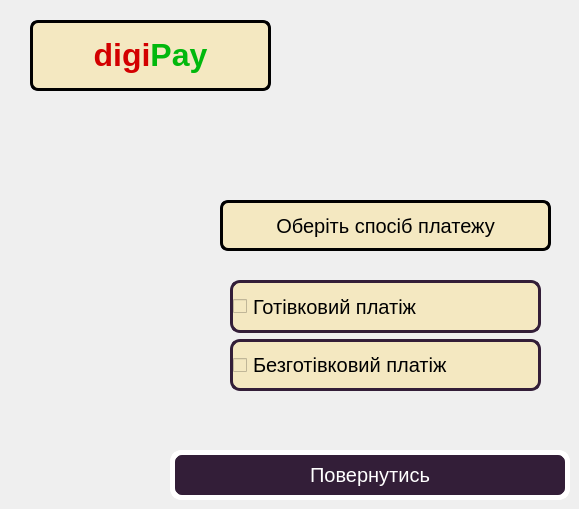
   <widget class="QWidget" name="page">
    <widget class="QLabel" name="digipay_label_4">
     <property name="geometry">
      <rect>
       <x>30</x>
       <y>20</y>
       <width>241</width>
       <height>71</height>
      </rect>
     </property>
     <property name="styleSheet">
      <string notr="true">background-color: #F4E8C1;
border-style: solid;
border-width: 3px;
border-radius: 8px</string>
     </property>
     <property name="text">
      <string>&lt;!DOCTYPE HTML PUBLIC &quot;-//W3C//DTD HTML 4.0//EN&quot; &quot;http://www.w3.org/TR/REC-html40/strict.dtd&quot;&gt;
&lt;html&gt;&lt;head&gt;&lt;meta name=&quot;qrichtext&quot; content=&quot;1&quot; /&gt;&lt;style type=&quot;text/css&quot;&gt;
p, li { white-space: pre-wrap; }
&lt;/style&gt;&lt;/head&gt;&lt;body style=&quot; font-family:'MS Shell Dlg 2'; font-size:8pt; font-weight:400; font-style:normal;&quot;&gt;
&lt;p style=&quot; margin-top:0px; margin-bottom:0px; margin-left:0px; margin-right:0px; -qt-block-indent:0; text-indent:0px;&quot;&gt;&lt;span style=&quot; font-size:24pt; font-weight:600; color:#d30000;&quot;&gt;digi&lt;/span&gt;&lt;span style=&quot; font-size:24pt; font-weight:600; color:#01b80d;&quot;&gt;Pay&lt;/span&gt;&lt;/p&gt;&lt;/body&gt;&lt;/html&gt;</string>
     </property>
     <property name="alignment">
      <set>Qt::AlignCenter</set>
     </property>
    </widget>
    <widget class="QLabel" name="label_3">
     <property name="geometry">
      <rect>
       <x>220</x>
       <y>200</y>
       <width>331</width>
       <height>51</height>
      </rect>
     </property>
     <property name="font">
      <font>
       <pointsize>15</pointsize>
      </font>
     </property>
     <property name="styleSheet">
      <string notr="true">background-color: #F4E8C1;
border-style: solid;
border-width: 3px;
border-radius: 8px</string>
     </property>
     <property name="text">
      <string>Оберіть спосіб платежу</string>
     </property>
     <property name="alignment">
      <set>Qt::AlignCenter</set>
     </property>
    </widget>
    <widget class="QWidget" name="verticalLayoutWidget">
     <property name="geometry">
      <rect>
       <x>230</x>
       <y>280</y>
       <width>311</width>
       <height>111</height>
      </rect>
     </property>
     <layout class="QVBoxLayout" name="verticalLayout">
      <item>
       <widget class="QCheckBox" name="charity_nal">
        <property name="sizePolicy">
         <sizepolicy hsizetype="Minimum" vsizetype="Minimum">
          <horstretch>0</horstretch>
          <verstretch>0</verstretch>
         </sizepolicy>
        </property>
        <property name="font">
         <font>
          <pointsize>15</pointsize>
         </font>
        </property>
        <property name="styleSheet">
         <string notr="true">background-color: #F4E8C1;
border-radius: 10px;
border-width: 3px;
border-color:  #331E38;
border-style:solid;
outline: 0;</string>
        </property>
        <property name="text">
         <string>Готівковий платіж</string>
        </property>
       </widget>
      </item>
      <item>
       <widget class="QCheckBox" name="charity_beznal">
        <property name="sizePolicy">
         <sizepolicy hsizetype="Minimum" vsizetype="Minimum">
          <horstretch>0</horstretch>
          <verstretch>0</verstretch>
         </sizepolicy>
        </property>
        <property name="font">
         <font>
          <pointsize>15</pointsize>
         </font>
        </property>
        <property name="styleSheet">
         <string notr="true">background-color: #F4E8C1;
border-radius: 10px;
border-width: 3px;
border-color:  #331E38;
border-style:solid;
outline: 0;</string>
        </property>
        <property name="text">
         <string>Безготівковий платіж</string>
        </property>
       </widget>
      </item>
     </layout>
    </widget>
    <widget class="QPushButton" name="charity_cancel">
     <property name="geometry">
      <rect>
       <x>170</x>
       <y>450</y>
       <width>400</width>
       <height>50</height>
      </rect>
     </property>
     <property name="sizePolicy">
      <sizepolicy hsizetype="Minimum" vsizetype="Minimum">
       <horstretch>0</horstretch>
       <verstretch>0</verstretch>
      </sizepolicy>
     </property>
     <property name="font">
      <font>
       <pointsize>15</pointsize>
      </font>
     </property>
     <property name="styleSheet">
      <string notr="true">background-color: #331E38;
border-radius: 12px;
border-width: 5px;
border-color:  #ffffff;
border-style:solid;
outline: 0;
color: white;</string>
     </property>
     <property name="text">
      <string>Повернутись</string>
     </property>
    </widget>
    <widget class="QPushButton" name="charity_continue">
     <property name="geometry">
      <rect>
       <x>170</x>
       <y>450</y>
       <width>400</width>
       <height>50</height>
      </rect>
     </property>
     <property name="sizePolicy">
      <sizepolicy hsizetype="Minimum" vsizetype="Minimum">
       <horstretch>0</horstretch>
       <verstretch>0</verstretch>
      </sizepolicy>
     </property>
     <property name="font">
      <font>
       <pointsize>15</pointsize>
      </font>
     </property>
     <property name="styleSheet">
      <string notr="true">background-color: #331E38;
border-radius: 12px;
border-width: 5px;
border-color:  #ffffff;
border-style:solid;
outline: 0;
color: white;</string>
     </property>
     <property name="text">
      <string>Продовжити</string>
     </property>
    </widget>
    <zorder>charity_continue</zorder>
    <zorder>digipay_label_4</zorder>
    <zorder>label_3</zorder>
    <zorder>verticalLayoutWidget</zorder>
    <zorder>charity_cancel</zorder>
   </widget>
